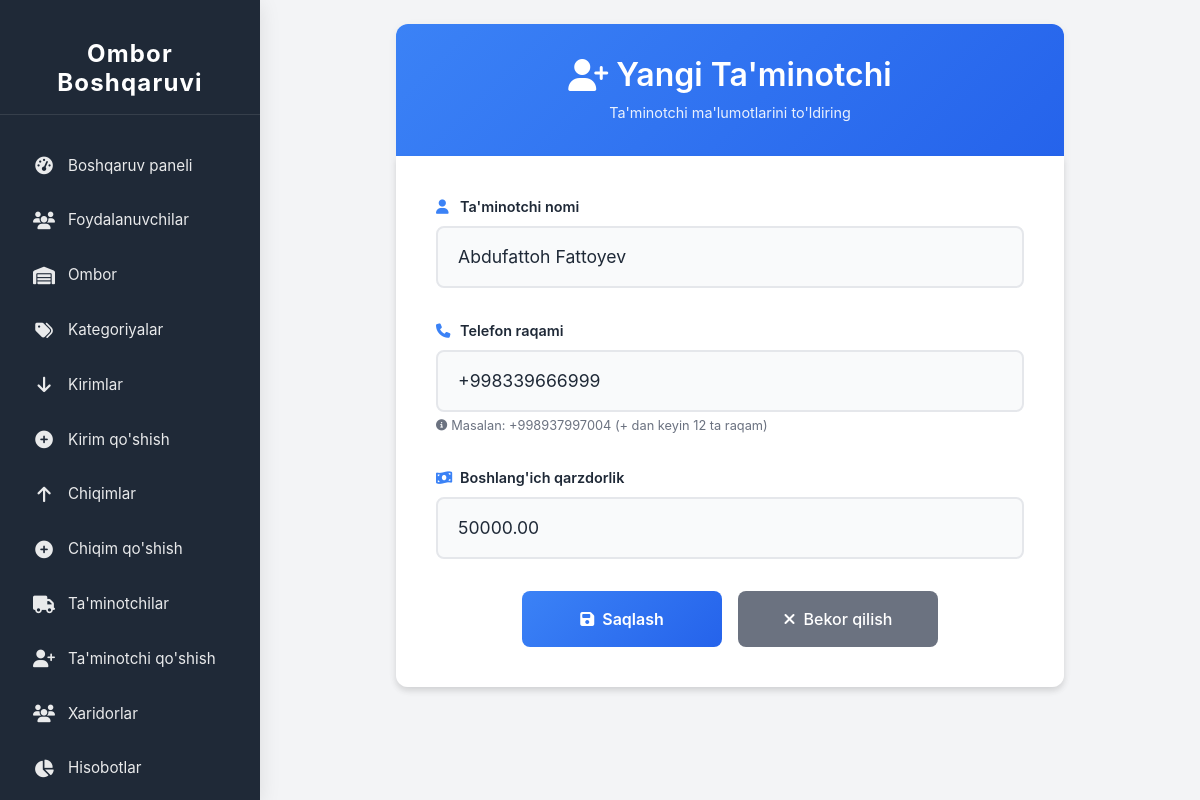
The app's page /partners/suppliers/edit/1/ (signed in) with its own data.
### partners/models.py (models this page shows, shortened)
class Supplier(models.Model):
    name = models.CharField(max_length=200, verbose_name="Ta'minotchi nomi")
    phone_regex = RegexValidator(
        regex=r'^\+\d{12}$',  # + dan keyin 12 ta raqam
        message="Telefon raqami + bilan boshlanishi va undan keyin 12 ta raqamdan iborat bo'lishi kerak (umumiy 13 ta belgi)."
    )
    phone_number = models.CharField(
        max_length=13,  # + (1) + 12 ta raqam = 13
        validators=[phone_regex],
        verbose_name="Telefon raqami",
        help_text="+998901234567",
        unique=True  # Telefon raqami takrorlanmasligi uchun
    )
    email = models.EmailField(blank=True, null=True, verbose_name="Email")
    address = models.TextField(blank=True, null=True, verbose_name="Manzil")
    company_name = models.CharField(max_length=300, blank=True, null=True, verbose_name="Kompaniya nomi")
    inn = models.CharField(max_length=20, blank=True, null=True, verbose_name="INN")
    initial_debt = models.DecimalField(
        max_digits=15, decimal_places=2, default=0, verbose_name="Boshlang'ich qarzdorlik"
    )
    notes = models.TextField(blank=True, null=True, verbose_name="Izoh")
    is_active = models.BooleanField(default=True, verbose_name="Faol")
    created_by = models.ForeignKey(User, on_delete=models.SET_NULL, null=True, verbose_name="Yaratdi")
    created_at = models.DateTimeField(default=timezone.now, verbose_name="Yaratilgan vaqt")
    updated_at = models.DateTimeField(auto_now=True, verbose_name="Yangilangan vaqt")
    class Meta:
        verbose_name = "Ta'minotchi"
        verbose_name_plural = "Ta'minotchilar"
        ordering = ['name']

### partners/views.py (the view)
# urls.py: path('suppliers/edit/<int:pk>/', views.supplier_edit, name='supplier_edit'),
@login_required
def supplier_edit(request, pk):
    supplier = get_object_or_404(Supplier, pk=pk, is_active=True)
    if request.method == 'POST':
        form = SupplierForm(request.POST, instance=supplier)
        if form.is_valid():
            try:
                form.save()
                messages.success(request, "Ta'minotchi muvaffaqiyatli tahrirlandi.")
                return redirect('supplier_list')
            except Exception as e:
                logger.error(f"Supplier tahrirlashda xatolik: {e}")
                messages.error(request, "Xatolik yuz berdi. Qaytadan urinib ko'ring.")
        else:
            messages.error(request, "Forma ma'lumotlarini to'g'ri to'ldiring.")
    else:
        form = SupplierForm(instance=supplier)
    return render(request, 'partners/supplier_form.html', {
        'form': form,
        'supplier': supplier,
        'title': f"{supplier.name}ni tahrirlash"
    })

### partners/forms.py (shortened to what this page needs)
class SupplierForm(forms.ModelForm):
    class Meta:
        model = Supplier
        fields = ['name', 'phone_number', 'initial_debt']
        widgets = {
            'phone_number': forms.TextInput(attrs={'placeholder': '+998901234567'}),  # 13 ta belgi
            'initial_debt': forms.NumberInput(attrs={'step': '0.01'}),
        }

### templates/partners/supplier_form.html (shortened to what this page needs)
{% extends "index.html" %}
{% block content %}
<div class="supplier-form-container fade-in">
    <div class="card">
        <div class="form-header">
            <h2>
                <i class="fas fa-user-plus"></i>
                Yangi Ta'minotchi
            </h2>
            <p>Ta'minotchi ma'lumotlarini to'ldiring</p>
        </div>
        <div class="form-body">
            <form method="post" id="supplierForm" class="slide-up">
                <div class="form-group">
                    <label for="{{ form.name.id_for_label }}">
                        <i class="fas fa-user"></i>
                        {{ form.name.label }}
                    </label>
                    <div class="input-wrapper">
                        {{ form.name }}
                    </div>
                </div>
                <div class="form-group">
                    <label for="{{ form.phone_number.id_for_label }}">
                        <i class="fas fa-phone"></i>
                        {{ form.phone_number.label }}
                    </label>
                    <div class="input-wrapper">
                        {{ form.phone_number }}
                    </div>
                    <div class="input-hint">
                        <i class="fas fa-info-circle"></i>
                        Masalan: +998937997004 (+ dan keyin 12 ta raqam)
                    </div>
                </div>
                <div class="form-group">
                    <label for="{{ form.initial_debt.id_for_label }}">
                        <i class="fas fa-money-bill-wave"></i>
                        {{ form.initial_debt.label }}
                    </label>
                    <div class="input-wrapper">
                        {{ form.initial_debt }}
                    </div>
                </div>
                <div class="form-actions">
                    <button type="submit" class="btn-submit">
                        <i class="fas fa-save"></i>
                        <span>Saqlash</span>
                    </button>
                    <a href="{% url 'supplier_list' %}" class="btn-cancel">
                        <i class="fas fa-times"></i>
                        <span>Bekor qilish</span>
                    </a>
                </div>
            </form>
        </div>
    </div>
</div>
{% endblock %}

### templates/index.html (style rules this page uses)
:root { --primary-color: #3b82f6; --primary-dark: #2563eb; --text-color: #1f2937; --sidebar-bg: #1f2937; --sidebar-hover: #374151; --success-color: #22c55e; --danger-color: #ef4444; --warning-color: #f59e0b; --bg-light: #f3f4f6; }
body { font-family: 'Inter', 'Segoe UI', Tahoma, Geneva, Verdana, sans-serif; background-color: var(--bg-light); color: var(--text-color); min-height: 100vh; overflow-x: hidden; }
.card { border: none; border-radius: 0.75rem; box-shadow: 0 2px 10px rgba(0, 0, 0, 0.05); margin-bottom: 1.5rem; }
.fade-in { animation: fadeIn 0.5s ease-in; }

### templates/partners/supplier_form.html (style rules this page uses)
.supplier-form-container { max-width: 100%; margin: 0 auto; padding: 0; }
.form-header { background: linear-gradient(135deg, var(--primary-color), var(--primary-dark)); color: white; padding: 1.5rem; border-radius: 0.75rem 0.75rem 0 0; margin-bottom: 0; text-align: center; }
.form-header h2 { margin: 0; font-size: 1.5rem; font-weight: 600; display: flex; align-items: center; justify-content: center; gap: 0.5rem; }
.form-header p { margin: 0.5rem 0 0 0; opacity: 0.9; font-size: 0.9rem; }
.form-body { background: white; padding: 1.5rem; border-radius: 0 0 0.75rem 0.75rem; box-shadow: 0 4px 6px rgba(0, 0, 0, 0.1); }
.form-group { margin-bottom: 1.5rem; position: relative; }
.form-group label { display: block; margin-bottom: 0.5rem; font-weight: 600; color: var(--text-color); font-size: 0.9rem; display: flex; align-items: center; gap: 0.5rem; }
.form-group label i { color: var(--primary-color); width: 1rem; }
.input-wrapper { position: relative; }
.form-group input[type="text"], .form-group input[type="number"] { width: 100%; padding: 0.875rem 1rem; border: 2px solid #e5e7eb; border-radius: 0.5rem; font-size: 1rem; transition: all 0.3s ease; background: #f9fafb; color: var(--text-color); }
.input-hint { font-size: 0.8rem; color: #6b7280; margin-top: 0.25rem; display: flex; align-items: center; gap: 0.25rem; }
.input-hint i { font-size: 0.7rem; }
.form-actions { display: flex; gap: 1rem; margin-top: 2rem; flex-direction: column; }
.btn-submit { background: linear-gradient(135deg, var(--primary-color), var(--primary-dark)); color: white; border: none; padding: 1rem 2rem; border-radius: 0.5rem; font-size: 1rem; font-weight: 600; cursor: pointer; transition: all 0.3s ease; display: flex; align-items: center; justify-content: center; gap: 0.5rem; position: relative; overflow: hidden; }
.btn-submit::before { content: ''; position: absolute; top: 0; left: -100%; width: 100%; height: 100%; background: linear-gradient(90deg, transparent, rgba(255,255,255,0.2), transparent); transition: left 0.5s; }
.btn-cancel { background: #6b7280; color: white; border: none; padding: 1rem 2rem; border-radius: 0.5rem; font-size: 1rem; font-weight: 500; cursor: pointer; transition: all 0.3s ease; text-decoration: none; display: flex; align-items: center; justify-content: center; gap: 0.5rem; }
@media (min-width: 768px) { .supplier-form-container { max-width: 600px; padding: 0 1rem; } }
@media (min-width: 768px) { .form-header { padding: 2rem; } }
@media (min-width: 768px) { .form-header h2 { font-size: 1.75rem; } }
@media (min-width: 768px) { .form-body { padding: 2rem; } }
@media (min-width: 768px) { .form-actions { flex-direction: row; justify-content: center; } }
@media (min-width: 768px) { .btn-submit, .btn-cancel { flex: 1; max-width: 200px; } }
@media (min-width: 1024px) { .supplier-form-container { max-width: 700px; } }
@media (min-width: 1024px) { .form-header h2 { font-size: 2rem; } }
@media (min-width: 1024px) { .form-body { padding: 2.5rem; } }
@media (min-width: 1024px) { .form-group { margin-bottom: 2rem; } }
@media (min-width: 1024px) { .form-group input[type="text"], .form-group input[type="number"] { padding: 1rem 1.25rem; font-size: 1.1rem; } }
.fade-in { animation: fadeIn 0.6s ease-out; }
.slide-up { animation: slideUp 0.6s ease-out; }

### records on screen
Supplier: name "Abdufattoh Fattoyev", phone_number "+998339666999", initial_debt "50000.00"
